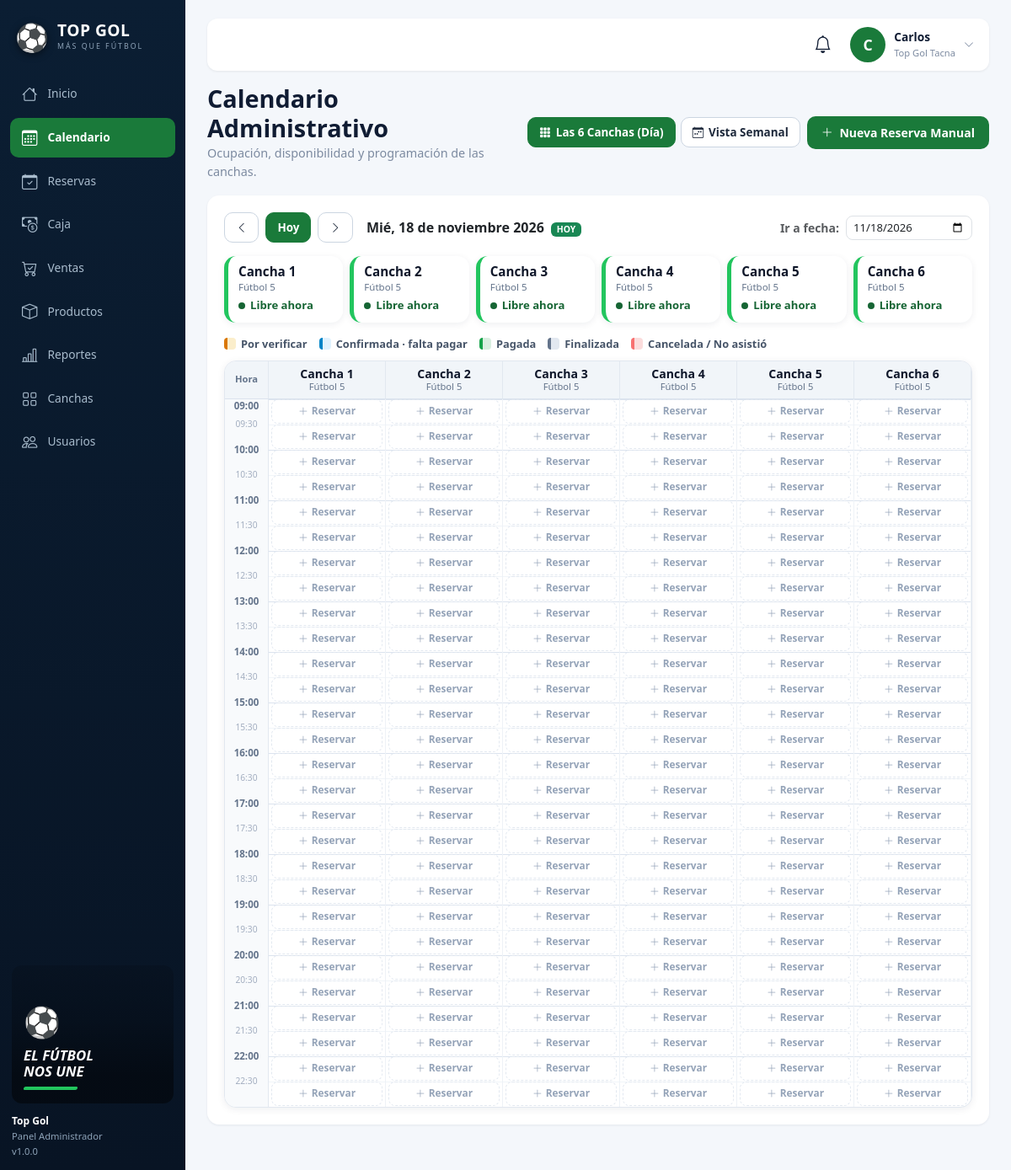
/admin/calendario (signed in), run on the app's committed database.
### tables this page shows
CREATE TABLE IF NOT EXISTS `canchas` (
  `id`          INT NOT NULL AUTO_INCREMENT,
  `nombre`      VARCHAR(100) NOT NULL,
  `descripcion` TEXT DEFAULT NULL,
  `precio_hora` DECIMAL(10,2) NOT NULL,
  `capacidad`   INT NOT NULL,
  `tipo`        ENUM('futbol_5','futbol_7','futbol_11') NOT NULL DEFAULT 'futbol_5',
  `iluminacion` TINYINT(1) NOT NULL DEFAULT 1,
  `techada`     TINYINT(1) NOT NULL DEFAULT 0,
  `estado`      ENUM('disponible','mantenimiento') NOT NULL DEFAULT 'disponible',
  `created_at`  TIMESTAMP NOT NULL DEFAULT CURRENT_TIMESTAMP,
  `updated_at`  TIMESTAMP NOT NULL DEFAULT CURRENT_TIMESTAMP ON UPDATE CURRENT_TIMESTAMP,
  PRIMARY KEY (`id`)
);

### app/Views/reservas/calendario.php (the view, shortened to what the rows shown need)
<?php
$diasN = ['Lun', 'Mar', 'Mié', 'Jue', 'Vie', 'Sáb', 'Dom'];
$mesesL = ['', 'enero', 'febrero', 'marzo', 'abril', 'mayo', 'junio', 'julio', 'agosto', 'septiembre', 'octubre', 'noviembre', 'diciembre'];
$tipoLabels = ['futbol_5' => 'Fútbol 5', 'futbol_7' => 'Fútbol 7', 'futbol_11' => 'Fútbol 11'];
$aMin = static fn(string $hms): int => ((int)substr($hms, 0, 2)) * 60 + (int)substr($hms, 3, 2);
$finMin = static function (array $r) use ($aMin): int {
    $f = $aMin((string)$r['hora_fin']);
    return $f === 0 ? 1440 : $f;
};
$hhmm = static fn(int $m): string => sprintf('%02d:%02d', intdiv($m, 60), $m % 60);
$unicas = static function (array $celdas): array {
    $out = [];
    foreach ($celdas as $lista) {
        foreach ($lista as $r) { $out[(int)$r['id']] = $r; }
    }
    return array_values($out);
};
$carriles = static function (array $lista) use ($aMin, $finMin): array {
    usort($lista, static fn($a, $b) => $aMin((string)$a['hora_inicio']) <=> $aMin((string)$b['hora_inicio']));
    $res = []; $grupo = []; $finGrupo = -1; $finCarril = [];
    $cerrar = static function () use (&$res, &$grupo, &$finCarril) {
        $n = max(1, count($finCarril));
        foreach ($grupo as $g) { $g['lanes'] = $n; $res[] = $g; }
        $grupo = []; $finCarril = [];
    };
    foreach ($lista as $r) {
        $ini = $aMin((string)$r['hora_inicio']);
        $fin = $finMin($r);
        if (!empty($grupo) && $ini >= $finGrupo) { $cerrar(); $finGrupo = -1; }
        $lane = 0;
        while (isset($finCarril[$lane]) && $finCarril[$lane] > $ini) { $lane++; }
        $finCarril[$lane] = $fin;
        $finGrupo = max($finGrupo, $fin);
        $grupo[] = ['r' => $r, 'lane' => $lane, 'ini' => $ini, 'fin' => $fin];
    }
    if (!empty($grupo)) { $cerrar(); }
    return $res;
};
$rangoVisible = static function (array $fechas, array $reservas) use ($aMin, $finMin): array {
    $ini = 1440; $fin = 0;
    foreach ($fechas as $f) {
        $h = getHorarioProvisionalNegocio($f);
        $ini = min($ini, $aMin($h['apertura']));
        $fin = max($fin, $aMin($h['cierre']));
    }
    foreach ($reservas as $r) {
        $ini = min($ini, $aMin((string)$r['hora_inicio']));
        $fin = max($fin, $finMin($r));
    }
    return [intdiv($ini, 60) * 60, (int)(ceil($fin / 60) * 60)];
};
$leyenda = static function (): void { ?>
    <div class="cal-leyenda" aria-label="Colores de las reservas">
        <span class="lg verificar"><i></i> Por verificar</span>
        <span class="lg falta"><i></i> Confirmada · falta pagar</span>
        <span class="lg pagada"><i></i> Pagada</span>
        <span class="lg fin"><i></i> Finalizada</span>
        <span class="lg neg"><i></i> Cancelada / No asistió</span>
    </div>
<?php };
    ?>
    <?php
$estadoCancha = static function (array $reservas, bool $esHoy, int $ahoraMin) use ($aMin, $finMin, $hhmm): array {
    if (!$esHoy) {
        $n = count($reservas);
        return ['cls' => 'libre', 'txt' => $n > 0 ? $n . ($n === 1 ? ' reserva' : ' reservas') : 'Libre todo el día'];
    }
    $prox = null;
    foreach ($reservas as $r) {
        $i = $aMin((string)$r['hora_inicio']); $f = $finMin($r);
        if ($i <= $ahoraMin && $ahoraMin < $f) {
            return ['cls' => 'ocupada', 'txt' => 'Ocupada hasta ' . $hhmm($f)];
        }
        if ($i > $ahoraMin && ($prox === null || $i < $prox)) { $prox = $i; }
    }
    return $prox !== null ? ['cls' => 'libre', 'txt' => 'Libre ahora', 'sub' => 'Próx: ' . $hhmm($prox)] : ['cls' => 'libre', 'txt' => 'Libre ahora'];
};
?>
<?php require VIEWS_PATH . DIRECTORY_SEPARATOR . 'layout' . DIRECTORY_SEPARATOR . 'admin_top.php'; ?>
<div class="cal-header-bar">
    <div>
        <h1 class="adm-h1">Calendario Administrativo</h1>
        <p class="adm-sub">Ocupación, disponibilidad y programación de las canchas.</p>
    </div>
    <div class="cal-actions">
        <div class="cal-seg" role="group">
            <a href="<?= url('/admin/calendario?vista=dia&fecha=' . ($vista === 'dia' ? $fechaDia : date('Y-m-d'))) ?>" class="cal-btn <?= $vista === 'dia' ? 'active' : '' ?>">
                <i class="bi bi-grid-3x3-gap-fill"></i> Las 6 Canchas (Día)
            </a>
            <a href="<?= url('/admin/calendario?vista=semana&semana=' . ($vista === 'dia' ? $fechaDia : $semanaRef)) ?>" class="cal-btn <?= $vista === 'semana' ? 'active' : '' ?>">
                <i class="bi bi-calendar-week"></i> Vista Semanal
            </a>
        </div>
        <a href="<?= url('/reserva/crear') ?>" class="btn btn-sm fw-bold" style="background:#1a7a3a;color:#fff;border-radius:10px;padding:8px 16px;">
            <i class="bi bi-plus-lg me-1"></i> Nueva Reserva Manual
        </a>
    </div>
</div>
<?php if ($vista === 'dia'): ?>
    <?php
        $tsDia = strtotime($fechaDia);
        $diaN = $diasN[(date('N', $tsDia) - 1)];
        $fechaTxt = $diaN . ', ' . date('d', $tsDia) . ' de ' . $mesesL[(int)date('n', $tsDia)] . ' ' . date('Y', $tsDia);
        $diaAnterior = date('Y-m-d', strtotime($fechaDia . ' -1 day'));
        $diaSiguiente = date('Y-m-d', strtotime($fechaDia . ' +1 day'));
        $esHoy = ($fechaDia === $hoy);
        $ahoraMin = $aMin(substr($horaActual, 0, 5));
        $todasDia = [];
        $porCancha = [];
        foreach ($canchas as $c) {
            $cid = (int)$c['id'];
            $porCancha[$cid] = $unicas($grillaDia[$cid] ?? []);
            $todasDia = array_merge($todasDia, $porCancha[$cid]);
        }
        [$rIni, $rFin] = $rangoVisible([$fechaDia], $todasDia);
        $altoGrid = (int)round(($rFin - $rIni) * CAL_PX_MIN);
        $negocioDia = getHorarioProvisionalNegocio($fechaDia);
        $abreMin = $aMin($negocioDia['apertura']);
        $cierraMin = $aMin($negocioDia['cierre']);
        $scrollA = $esHoy ? max(0, (int)round(($ahoraMin - 60 - $rIni) * CAL_PX_MIN)) : 0;
    ?>
    <div class="panel-2 mb-4">
        <div class="d-flex align-items-center justify-content-between flex-wrap gap-3 mb-3">
            <div class="cal-nav">
                <a href="<?= url('/admin/calendario?vista=dia&fecha=' . $diaAnterior) ?>" class="cal-btn" title="Día anterior"><i class="bi bi-chevron-left"></i></a>
                <a href="<?= url('/admin/calendario?vista=dia&fecha=' . $hoy) ?>" class="cal-btn <?= $esHoy ? 'active' : '' ?>">Hoy</a>
                <a href="<?= url('/admin/calendario?vista=dia&fecha=' . $diaSiguiente) ?>" class="cal-btn" title="Día siguiente"><i class="bi bi-chevron-right"></i></a>
                <span class="fw-bold text-dark fs-6 ms-2">
                    <?= htmlspecialchars($fechaTxt) ?>
                    <?php if ($esHoy): ?><span class="badge bg-success ms-1" style="font-size:0.65rem;">HOY</span><?php endif; ?>
                </span>
            </div>
            <form action="<?= url('/admin/calendario') ?>" method="GET" class="d-flex align-items-center gap-2">
                <label for="fechaPick" class="small fw-bold text-muted mb-0">Ir a fecha:</label>
                <input type="date" id="fechaPick" name="fecha" value="<?= htmlspecialchars($fechaDia) ?>" class="form-control form-control-sm" style="border-radius:8px;font-size:.82rem;width:150px;" onchange="this.form.submit()">
            </form>
        </div>
        <div class="row g-2 mb-3">
            <?php foreach ($canchas as $c): ?>
                <?php
                    $cid = (int)$c['id'];
                    $enMant = ($c['estado'] === 'mantenimiento');
                    $est = $enMant ? ['cls' => 'mant', 'txt' => 'En mantenimiento'] : $estadoCancha($porCancha[$cid], $esHoy, $ahoraMin);
                ?>
                <div class="col-6 col-md-4 col-xl-2">
                    <div class="cancha-card <?= $est['cls'] ?>">
                        <div class="c-title"><?= htmlspecialchars($c['nombre']) ?></div>
                        <div class="c-tipo"><?= htmlspecialchars($tipoLabels[$c['tipo']] ?? $c['tipo']) ?></div>
                        <div class="c-status"><i></i><span><?= htmlspecialchars($est['txt']) ?></span></div>
                    </div>
                </div>
            <?php endforeach; ?>
        </div>
        <?php $leyenda(); ?>
        <div class="cal-wrap" id="calScroll" data-scroll="<?= $scrollA ?>">
            <div class="cal-grid" style="--cols: <?= count($canchas) ?>; --ppm: <?= CAL_PX_MIN ?>;">
                <div class="cal-corner">Hora</div>
                <?php foreach ($canchas as $c): ?>
                    <div class="cal-colhead">
                        <div class="t1"><?= htmlspecialchars($c['nombre']) ?></div>
                        <div class="t2"><?= htmlspecialchars($tipoLabels[$c['tipo']] ?? $c['tipo']) ?></div>
                    </div>
                <?php endforeach; ?>
                <div class="cal-hours" style="height: <?= $altoGrid ?>px;">
                    <?php for ($m = $rIni; $m < $rFin; $m += 30): ?>
                        <span class="h <?= $m % 60 === 0 ? '' : 'med' ?>" style="top: <?= round(($m - $rIni) * CAL_PX_MIN) + ($m === $rIni ? 8 : 0) ?>px;"><?= $hhmm($m) ?></span>
                    <?php endfor; ?>
                </div>
                <?php foreach ($canchas as $c): ?>
                    <?php $cid = (int)$c['id']; $esMant = ($c['estado'] === 'mantenimiento'); $lista = $carriles($porCancha[$cid]); ?>
                    <div class="cal-col <?= $esMant ? 'mant' : '' ?>" style="height: <?= $altoGrid ?>px;">
                        <?php if ($esMant): ?>
                            <div class="mant-lbl"><i class="bi bi-slash-circle"></i> Mantenimiento</div>
                        <?php else: ?>
                            <?php for ($m = max($rIni, $abreMin); $m < min($rFin, $cierraMin); $m += 30): ?>
                                <a href="<?= url("/reserva/crear?cancha_id={$cid}&fecha={$fechaDia}&horario=" . $hhmm($m)) ?>" class="cal-add" style="top: <?= round(($m - $rIni) * CAL_PX_MIN) ?>px; height: <?= round(30 * CAL_PX_MIN) - 1 ?>px;" title="Reservar a las <?= $hhmm($m) ?>"><i class="bi bi-plus-lg me-1"></i> Reservar</a>
                            <?php endfor; ?>
                        <?php endif; ?>
                    </div>
                <?php endforeach; ?>
            </div>
        </div>
    </div>
<?php endif; ?>
<?php require VIEWS_PATH . DIRECTORY_SEPARATOR . 'layout' . DIRECTORY_SEPARATOR . 'admin_bottom.php'; ?>

### app/Core/Router.php (shortened to what the rows shown need)
<?php
class Router {
    private array $rutas = [
        'GET'  => [],
        'POST' => []
    ];
    private function registrar(string $metodo, string $ruta, string $accion, array $middlewares): void {
        $rutaNormalizada = '/' . trim($ruta, '/');
        preg_match_all('/\{([a-zA-Z0-9_]+)\}/', $rutaNormalizada, $matches);
        $nombresParametros = $matches[1] ?? [];
        $regex = preg_replace('/\{[a-zA-Z0-9_]+\}/', '([^/]+)', $rutaNormalizada);
        $regexFinal = '#^' . $regex . '$#';
        $this->rutas[$metodo][] = [
            'ruta'        => $rutaNormalizada,
            'regex'       => $regexFinal,
            'accion'      => $accion,
            'params'      => $nombresParametros,
            'middlewares' => $middlewares
        ];
    }
    public function dispatch(): void {
        $metodo = $_SERVER['REQUEST_METHOD'] ?? 'GET';
        $uri = $this->obtenerRutaActual();
        foreach ($this->rutas[$metodo] as $rutaInfo) {
            if (preg_match($rutaInfo['regex'], $uri, $matches)) {
                array_shift($matches);
                $this->ejecutarAccion($rutaInfo['accion'], $matches);
                return;
            }
        }
    }
    private function obtenerRutaActual(): string {
        if (!empty($_GET['url']) && $_GET['url'] !== 'index.php') {
            $uri = '/' . trim((string)$_GET['url'], '/');
            $uri = preg_replace('#^/public(/|$)#', '$1', $uri);
            $uri = '/' . trim($uri, '/');
            return $uri === '//' ? '/' : $uri;
        }
        $requestUri = $_SERVER['REQUEST_URI'] ?? '/';
        $requestUri = preg_replace('#^/public(/|$)#', '$1', $requestUri);
        $requestUri = preg_replace('#^/index\.php(/|$)#', '$1', $requestUri);
        $uri = '/' . trim($requestUri, '/');
        return $uri === '//' ? '/' : $uri;
    }
    private function ejecutarAccion(string $accion, array $params): void {
        [$controladorNombre, $metodo] = explode('@', $accion);
        $controlador = new $claseCompleta();
        call_user_func_array([$controlador, $metodo], $params);
    }
}

### data on the page
canchas: nombre "Cancha 1", tipo "Fútbol 5", estado+id "Libre ahora"
canchas: nombre "Cancha 2", tipo "Fútbol 5", estado+id "Libre ahora"
canchas: nombre "Cancha 3", tipo "Fútbol 5", estado+id "Libre ahora"
canchas: nombre "Cancha 4", tipo "Fútbol 5", estado+id "Libre ahora"
canchas: nombre "Cancha 5", tipo "Fútbol 5", estado+id "Libre ahora"
canchas: nombre "Cancha 6", tipo "Fútbol 5", estado+id "Libre ahora"

### other printed values
$itemNav['label'] "Inicio"
$itemNav['label'] "Calendario"
$itemNav['label'] "Reservas"
$itemNav['label'] "Caja"
$itemNav['label'] "Ventas"
$itemNav['label'] "Productos"
$itemNav['label'] "Reportes"
$itemNav['label'] "Canchas"
$itemNav['label'] "Usuarios"
$hhmm($m) "09:00"
$hhmm($m) "09:30"
$hhmm($m) "10:00"
$hhmm($m) "10:30"
$hhmm($m) "11:00"
$hhmm($m) "11:30"
